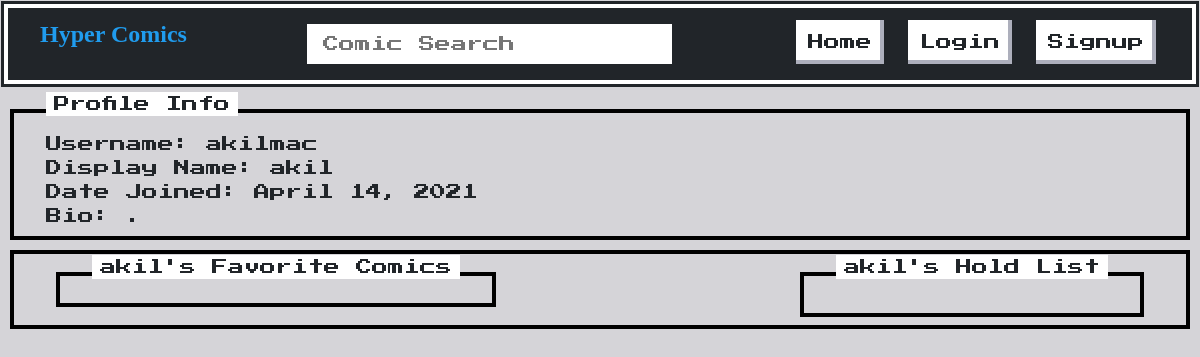
/profile/akilmac/, run on the app's committed database.
### ComicBaseApp/models.py (models this page shows, shortened)
class ComicUser(AbstractUser):
    display_name = models.CharField(max_length=50, null=True, blank=True)
    bio = models.TextField()
    favorites = models.ManyToManyField('ComicBook', blank=True, related_name='favorites')
    holds = models.ManyToManyField('Hold', blank=True, related_name='holds')
    created_date = models.DateField(default=datetime.date.today)
    REQUIRED_FIELDS = ['display_name', 'bio','created_date']

### ComicBaseApp/views.py (the view)
# urls.py: path("profile/<str:username>/", profile_view, name="profile_view"),
def profile_view(request, username):
    user = ComicUser.objects.get(username=username)
    hold_books = []
    for hold in user.holds.values():
        hold_books.append(ComicBook.objects.get(id=hold['comicbook_id']))
    return render(request, "profile.html", {"user": user, "holds": hold_books})

### templates/profile.html (shortened to what this page needs)
{% extends "base.html" %} {% block content %}
<div class="nes-container with-title">
  <span class="title">Profile Info</span>
  Username: {{user.username}} <br />
  Display Name: {{user.display_name}}<br />
  Date Joined: {{user.created_date}}<br />
  <div>Bio: {{user.bio}}</div>
</div>
<div class="nes-container profilebox">
  <div class="nes-container with-title">
    <span class="title">{{user.display_name}}'s Favorite Comics</span>
              </div>
              <div class="nes-container with-title">
    <span class="title">{{user.display_name}}'s Hold List</span>
              </div>
          </div>
                {% endblock %}

### ComicBaseApp/static/css/main.css (style rules this page uses)
:root { box-sizing: border-box; font-family: SuperLegendBoy; }
body { background: #d5d4d8; }
.nes-container { margin: 10px; }
nav, .nes-container { padding: 0.5rem 2rem; }
.profilebox { display: flex; flex-direction: row; justify-content: space-between; }

### data on the page
ComicUser: username "akilmac", display_name "akil", created_date "April 14, 2021", bio "."
